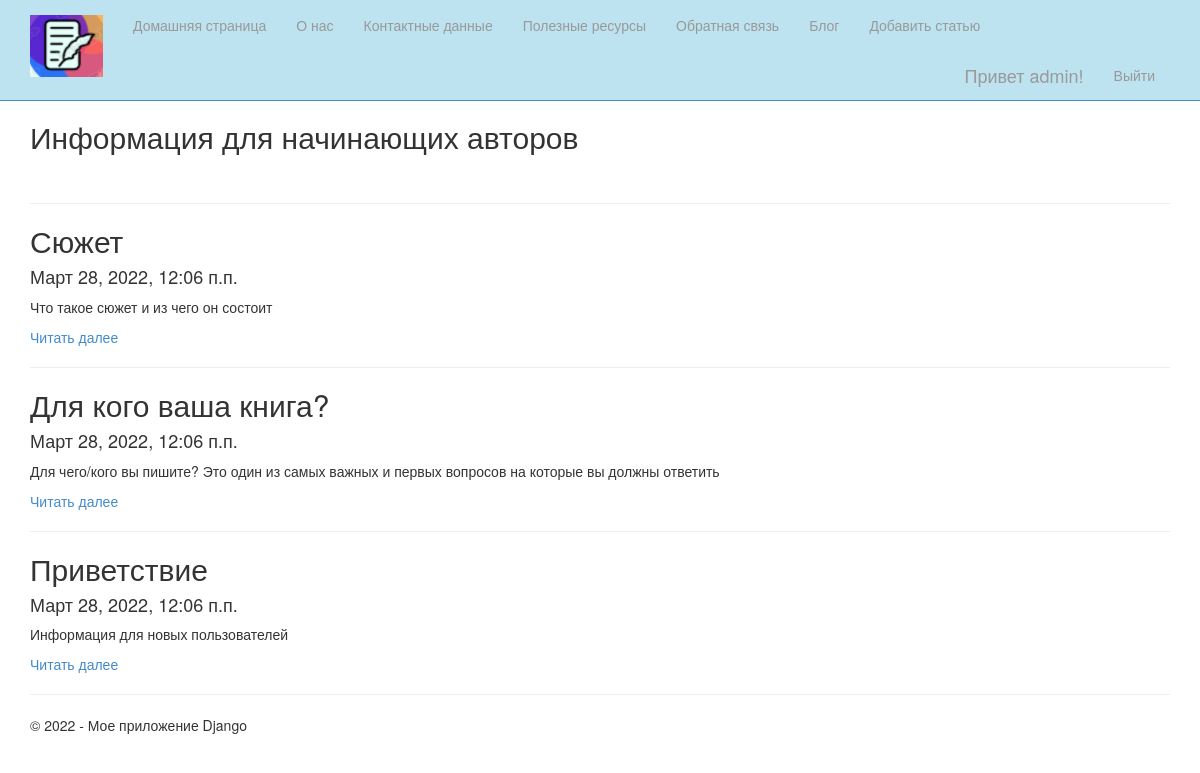
Page /blog/ (signed in) on the committed database.
### app/models.py (models this page shows, shortened)
class Blog(models.Model):
    title = models.CharField(max_length=100, unique_for_date="posted", verbose_name="Заголовок")
    description= models.TextField(verbose_name="Краткое содержание")
    content = models.TextField(verbose_name = "Полное содержание")
    posted = models.DateTimeField(default = datetime.now(), db_index=True, verbose_name="Опубликована")
    author=models.ForeignKey(User, null=True, blank=True, on_delete=models.SET_NULL, verbose_name="Автор")
    image = models.FileField(default ='interesting_201402030326241.jpg', verbose_name = 'Путь к картинке')
    class Meta:
        db_table="Posts"
        ordering=["-posted"]
        verbose_name="Статья блога"
        verbose_name_plural="Статья блога"

### app/views.py (the view)
# urls.py: path('blog/', views.blog, name='blog'),
def blog(request):
    posts = Blog.objects.all()
    assert isinstance(request, HttpRequest)
    return render(
    request,
        'app/blog.html',
        {
            'title':'Информация для начинающих авторов',
            'posts': posts,
            'year':datetime.now().year,
        }
    )

### app/templates/app/blog.html
{% extends "app/layout.html" %}
{% block content %}
<h2>{{ title }}</h2>
<br/>
{% for post in posts %}
<hr/>
<div class="">
    <h2>{{post.title}}</h2>
    <h4>{{post.posted}}</h4>
    <p>{{post.description}}</p>
    <p><a href="{% url 'blogpost' parametr=post.id %}">Читать далее</a></p>
</div>
{% endfor %}
{% endblock %}

### app/templates/app/loginpartial.html (shortened to what this page needs)
{% if user.is_authenticated %}
<form id="logoutForm" action="/logout/" method="post" class="navbar-right">
    <ul class="nav navbar-nav navbar-right">
        <li><span class="navbar-brand">Привет {{ user.username }}!</span></li>
        <li><a href="javascript:document.getElementById('logoutForm').submit()">Выйти</a></li>
    </ul>
</form>
{% else %}
<ul class="nav navbar-nav navbar-right">
    <li><a href="{% url 'login' %}">Авторизоваться</a></li>
</ul>
{% endif %}

### app/static/app/content/site.css (style rules this page uses)
body { padding-top: 100px; padding-bottom: 20px; }

### rows in the picture
Blog: title "Сюжет", posted "Март 28, 2022, 12:06 п.п.", description "Что такое сюжет и из чего он состоит"
Blog: title "Для кого ваша книга?", posted "Март 28, 2022, 12:06 п.п.", description "Для чего/кого вы пишите? Это один из самых важных и первых вопросов на которые вы должны ответить"
Blog: title "Приветствие", posted "Март 28, 2022, 12:06 п.п.", description "Информация для новых пользователей"

### other values in the picture
{{ user.username }} "admin"
{{ title }} "Информация для начинающих авторов"
